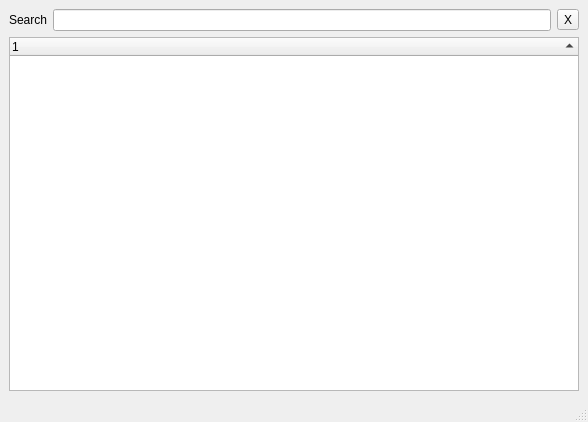
<?xml version="1.0" encoding="UTF-8"?>
<ui version="4.0">
 <class>MainWindow</class>
 <widget class="QMainWindow" name="MainWindow">
  <property name="geometry">
   <rect>
    <x>0</x>
    <y>0</y>
    <width>588</width>
    <height>422</height>
   </rect>
  </property>
  <property name="windowTitle">
   <string>Property Browser</string>
  </property>
  <widget class="QWidget" name="centralwidget">
   <layout class="QVBoxLayout" name="verticalLayout">
    <item>
     <layout class="QHBoxLayout" name="horizontalLayout">
      <item>
       <widget class="QLabel" name="label">
        <property name="text">
         <string>Search</string>
        </property>
       </widget>
      </item>
      <item>
       <widget class="QLineEdit" name="filterLineEdit"/>
      </item>
      <item>
       <widget class="QToolButton" name="clearButton">
        <property name="text">
         <string>X</string>
        </property>
       </widget>
      </item>
     </layout>
    </item>
    <item>
     <widget class="QTreeWidget" name="objectTreeWidget">
      <property name="alternatingRowColors">
       <bool>true</bool>
      </property>
      <property name="uniformRowHeights">
       <bool>true</bool>
      </property>
      <property name="itemsExpandable">
       <bool>false</bool>
      </property>
      <property name="sortingEnabled">
       <bool>true</bool>
      </property>
      <property name="allColumnsShowFocus">
       <bool>true</bool>
      </property>
      <property name="columnCount">
       <number>1</number>
      </property>
      <attribute name="headerShowSortIndicator" stdset="0">
       <bool>true</bool>
      </attribute>
      <column>
       <property name="text">
        <string notr="true">1</string>
       </property>
      </column>
     </widget>
    </item>
   </layout>
  </widget>
  <widget class="QMenuBar" name="menubar">
   <property name="geometry">
    <rect>
     <x>0</x>
     <y>0</y>
     <width>588</width>
     <height>22</height>
    </rect>
   </property>
  </widget>
  <widget class="QStatusBar" name="statusbar"/>
 </widget>
 <resources/>
 <connections/>
</ui>
